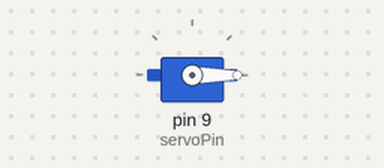
Bench run of a sketch on a simulated Arduino Uno, built with avr-gcc and run on an emulated ATmega328P. Shown: servo.

Above: at 0.05 s.
At 2.7 s:
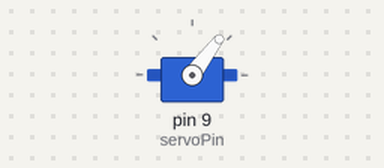
At 5.35 s:
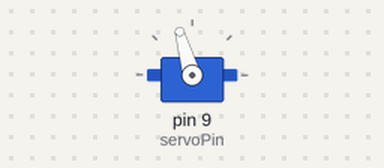
At 10.7 s:
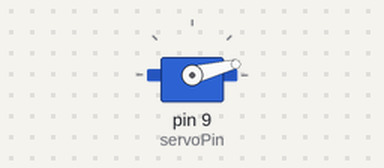
Timing chart, 0 to 14.1 s (numbered marks = the images above):
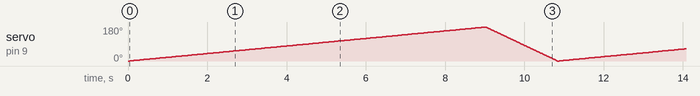

The sketch:

singleServo2.ino
```cpp
#include <Servo.h>

int servoPin = 9;
Servo theservo;
int servoAngle = 0;
void setup()
{
  Serial.begin(9600);
  theservo.attach(servoPin);
}

void loop()
{
  for(servoAngle = 0; servoAngle < 180; servoAngle++)  //move the micro servo from 0 degrees to 180 degrees
  {
    theservo.write(servoAngle);
    delay(50);
  }

  for(servoAngle = 180; servoAngle > 0; servoAngle--)  //now move back the micro servo from 0 degrees to 180 degrees
  {
    theservo.write(servoAngle);
    delay(10);
  }
}
```
